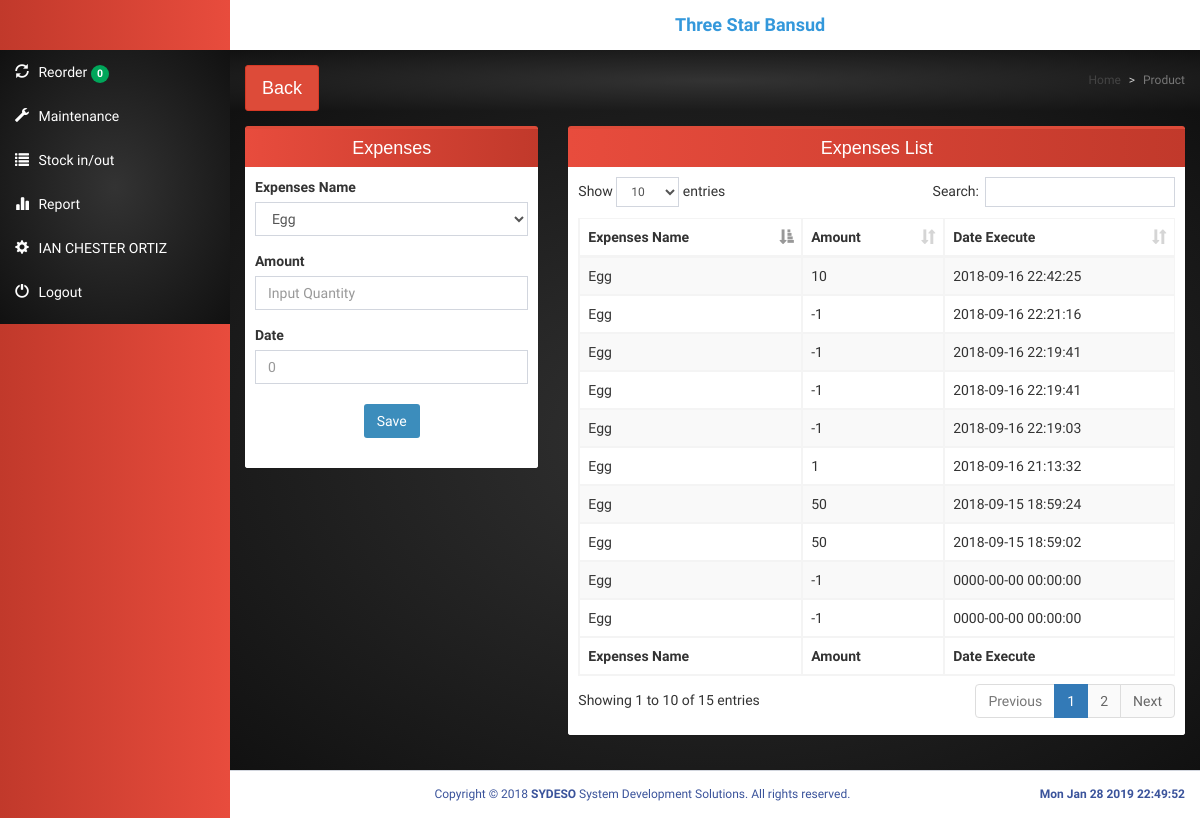
/pages/expensesinput.php (signed in), run on the app's committed database.
### tables this page shows
CREATE TABLE `branch` (
  `branch_id` int(11) NOT NULL,
  `branch_name` varchar(50) NOT NULL,
  `branch_address` varchar(100) NOT NULL,
  `branch_contact` varchar(50) NOT NULL,
  `skin` varchar(15) NOT NULL
);

CREATE TABLE `stockin` (
  `stockin_id` int(11) NOT NULL,
  `prod_id` int(11) NOT NULL,
  `qty` int(6) NOT NULL,
  `date` datetime NOT NULL,
  `branch_id` int(11) NOT NULL,
  `base_price` decimal(10,2) DEFAULT NULL
);

CREATE TABLE `product` (
  `prod_id` int(11) NOT NULL,
  `prod_name` varchar(100) NOT NULL,
  `prod_desc` varchar(500) NOT NULL,
  `prod_price` decimal(10,2) NOT NULL,
  `prod_pic` varchar(300) NOT NULL,
  `cat_id` int(11) NOT NULL,
  `prod_qty` int(11) NOT NULL,
  `branch_id` int(11) NOT NULL,
  `reorder` int(11) NOT NULL,
  `supplier_id` int(11) NOT NULL,
  `serial` varchar(50) NOT NULL,
  `base_price` decimal(10,2) DEFAULT NULL,
  `type` text NOT NULL,
  `imei` text NOT NULL,
  `color` text NOT NULL,
  `manufacturer` text NOT NULL
);

### pages/expensesinput.php (the view, shortened to what this page needs)
<!DOCTYPE html>
<html>
  <head>
    <link rel="stylesheet" href="../bootstrap/css/bootstrap.min.css">
    <link rel="stylesheet" href="../plugins/datatables/dataTables.bootstrap.css">
    <link rel="stylesheet" href="../dist/css/AdminLTE.min.css">
    <link rel="stylesheet" href="../plugins/select2/select2.min.css">
    <link rel="stylesheet" href="../dist/css/skins/_all-skins.min.css">
     <link rel="stylesheet" type="text/css" href="dist/css/sample1.css">
 </head>
  <body>
  <div class="wrapper">
      <?php include('../dist/includes/header.php');?>
      <div class="content-wrapper">
            <aside class="main-sidebar">
        <section class="sidebar">
          <ul class="sidebar-menu">
            <li class="treeview">
              <a href="#" class="dropdown-toggle nav-txt" data-toggle="dropdown">
                      <i class="glyphicon glyphicon-refresh text-white"></i> Reorder
                      <span class="label label-success">
                      <?php
                      $query=mysqli_query($con,"select COUNT(*) as count from product where prod_qty<=reorder and branch_id='$branch'")or die(mysqli_error());
                      $row=mysqli_fetch_array($query);
                      echo $row['count'];
                      ?>
                      </span>
                    </a>
            <li class="treeview">
              <a href="#" class="dropdown-toggle nav-txt" data-toggle="dropdown">
                      <i class="glyphicon glyphicon-wrench text-white"></i> Maintenance
                    </a>
                      </li>
                  </li>
    <li class="treeview">
      <a href="stockin.php" class="dropdown-toggle nav-txt">
                      <i class="glyphicon glyphicon-list text-white"></i> Stock in/out
                    </a>
                  </li>
    <li class="treeview">
      <a href="#" class="dropdown-toggle nav-txt" data-toggle="dropdown">
                      <i class="glyphicon glyphicon-stats text-white"></i> Report
                    </a>
                      </li>
    <li class="treeview">
      <a href="profile.php" class="dropdown-toggle nav-txt">
                      <i class="glyphicon glyphicon-cog text-white"></i>
                      <?php echo $_SESSION['name'];?>
                    </a>
                  </li>
    <li class="treeview">
       <a href="logout.php" class="dropdown-toggle nav-txt">
                      <i class="glyphicon glyphicon-off text-white"></i> Logout
                    </a>
                  </li>
          </ul>
        </section>
      </aside>
          <section class="content-header">
            <h1>
              <a class="btn btn-lg btn-danger" href="home.php">Back</a>
            </h1>
            <ol class="breadcrumb">
              <li><a href="#"><i class="fa fa-dashboard"></i> Home</a></li>
              <li class="active">Product</li>
            </ol>
          </section>
          <section class="content">
            <div class="row">
	      <div class="col-md-4">
              <div class="box box-danger">
                <div class="box-header">
                  <h3 class="box-title">Expenses</h3>
                </div>
                <div class="box-body">
                  <form method="post" action="stockin_add.php" enctype="multipart/form-data">
                  <div class="form-group">
                    <label for="date">Expenses Name</label>
                    <div class="input-group col-md-12">
                      <select class="form-control select2" name="prod_name" id="prod_id" required>
                      <?php
			 include('../dist/includes/dbcon.php');
				$query2=mysqli_query($con,"select * from product where branch_id='$branch' order by prod_name")or die(mysqli_error());
				  while($row=mysqli_fetch_array($query2)){
		      ?>
				    <option value="<?php echo $row['prod_id'];?>"><?php echo $row['prod_name'];?></option>
		      <?php }?>
                    </select>
                    </div>
                  </div>
                  <div class="form-group">
                    <label for="date">Amount</label>
                    <div class="input-group col-md-12">
                      <input type="text" class="form-control pull-right" id="qty" name="qty" placeholder="Input Quantity" required>
                    </div>
                  </div>
                   <div class="form-group">
                    <label for="date">Date</label>
                    <div class="input-group col-md-12">
                      <input type="text" class="form-control pull-right" id="base_price" name="base_price" placeholder="0" required>
                    </div>
                  </div>
                  <div class="form-group">
                    <div class="input-group">
                      <button type="submit" class="btn btn-primary save-btn" id="daterange-btn" name="">
                        Save
                      </button>
                    </div>
                  </div>
				</form>
                </div>
              </div>
            </div>
            <div class="col-xs-8">
              <div class="box box-danger">
                <div class="box-header">
                  <h3 class="box-title">Expenses List</h3>
                </div>
                <div class="box-body">
                  <table id="example1" class="table table-bordered table-striped">
                    <thead>
                      <tr>
                        <th>Expenses Name</th>
                        <th>Amount</th>
				        <th>Date Execute</th>
                      </tr>
                    </thead>
                    <tbody>
<?php
		$branch=$_SESSION['branch'];
			$sql="
			SELECT * FROM stockin a
			LEFT JOIN product b ON a.prod_id = b.prod_id
			LEFT JOIN supplier c ON b.supplier_id = c.supplier_id
			WHERE a.branch_id='$branch'
			order by date desc
			";
		$query=mysqli_query($con,$sql)or die(mysqli_error());
		while($row=mysqli_fetch_array($query)){
?>
                      <tr>
                        <td><?php echo $row['prod_name'];?></td>
                        <td><?php echo $row['qty'];?></td>
            						<td><?php echo $row['date'];?></td>
                      </tr>
<?php }?>
                    </tbody>
                    <tfoot>
                      <tr>
                        <th>Expenses Name</th>
                        <th>Amount</th>
                        <th>Date Execute</th>
                      </tr>
                    </tfoot>
                  </table>
                </div>
            </div>
          </div>
          </section>
        </div>
      </div>
      <?php include('../dist/includes/footer.php');?>
  </body>
</html>

### dist/includes/header.php (shortened to what this page needs)
<?php
include('../dist/includes/dbcon.php');
$branch=$_SESSION['branch'];
$query=mysqli_query($con,"select * from branch where branch_id='$branch'")or die(mysqli_error($con));
  $row=mysqli_fetch_array($query);
           $branch_name=$row['branch_name'];
?>
      <header class="main-header">
        <nav class="navbar navbar-static-top">
          <div class="container">
            <div class="navbar-header">
              <a href="home.php" class="navbar-brand" style="background-color: white;"><b> <?php echo $branch_name;?> </b></a>
            </div>
          </div>
        </nav>
      </header>

### pages/expensesinput.php (style rules this page uses)
.sidebar { width: 250; height:100%; display: block; left: -240px; top: 0px; transition: left 0.3s linear; }
.nav-txt { color: white; }
.main-sidebar { background-image: linear-gradient(to left, rgba(232,76,61,1) , rgba(193,57,43,1)); position: fixed; z-index: 5; }
.main-sidebar * a { color: white; }
.box-header { background-image: linear-gradient(to right, rgba(232,76,61,1) , rgba(193,57,43,1)); }
.box-title { color: white; text-align: center; display: block !important; }
.input-group { text-align: center; width: 100%; }
.save-btn { margin: 5px; }

### dist/includes/header.php (style rules this page uses)
.navbar { background-color: #fff; padding-left: 430px; }
.navbar-brand { color: #3498db !important; }
.main-header { z-index: 0; }

### data on the page
branch: branch_name "Three Star Bansud"
stockin: prod.prod_name "Egg", qty "10", date "2018-09-16 22:42:25"
stockin: prod.prod_name "Egg", qty "-1", date "2018-09-16 22:21:16"
stockin: prod.prod_name "Egg", qty "-1", date "2018-09-16 22:19:41"
stockin: prod.prod_name "Egg", qty "-1", date "2018-09-16 22:19:41"
stockin: prod.prod_name "Egg", qty "-1", date "2018-09-16 22:19:03"
stockin: prod.prod_name "Egg", qty "1", date "2018-09-16 21:13:32"
stockin: prod.prod_name "Egg", qty "50", date "2018-09-15 18:59:24"
stockin: prod.prod_name "Egg", qty "50", date "2018-09-15 18:59:02"
stockin: prod.prod_name "Egg", qty "-1", date "0000-00-00 00:00:00"
stockin: prod.prod_name "Egg", qty "-1", date "0000-00-00 00:00:00"

### other printed values
$row['count'] "0"
$_SESSION['name'] "IAN CHESTER ORTIZ"
form field prod_name "Egg"
